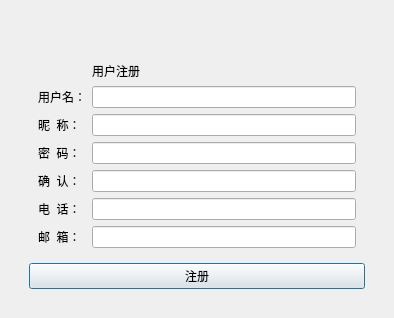
<?xml version="1.0" encoding="UTF-8"?>
<ui version="4.0">
 <class>Login</class>
 <widget class="QDialog" name="Login">
  <property name="geometry">
   <rect>
    <x>0</x>
    <y>0</y>
    <width>394</width>
    <height>307</height>
   </rect>
  </property>
  <property name="windowTitle">
   <string>Dialog</string>
  </property>
  <layout class="QVBoxLayout" name="verticalLayout_3">
   <item>
    <widget class="Title" name="title_wg" native="true">
     <layout class="QVBoxLayout" name="verticalLayout_4"/>
    </widget>
   </item>
   <item>
    <widget class="QStackedWidget" name="stackedWidget">
     <property name="currentIndex">
      <number>1</number>
     </property>
     <widget class="QWidget" name="login_page">
      <layout class="QHBoxLayout" name="horizontalLayout_5">
       <item>
        <widget class="QWidget" name="widget" native="true">
         <layout class="QHBoxLayout" name="horizontalLayout">
          <item>
           <spacer name="horizontalSpacer_3">
            <property name="orientation">
             <enum>Qt::Horizontal</enum>
            </property>
            <property name="sizeHint" stdset="0">
             <size>
              <width>40</width>
              <height>20</height>
             </size>
            </property>
           </spacer>
          </item>
          <item>
           <widget class="QWidget" name="widget_2" native="true">
            <layout class="QVBoxLayout" name="verticalLayout_2">
             <item>
              <widget class="QLabel" name="label">
               <property name="font">
                <font>
                 <family>Arial</family>
                 <pointsize>10</pointsize>
                </font>
               </property>
               <property name="text">
                <string>用户登录</string>
               </property>
               <property name="alignment">
                <set>Qt::AlignCenter</set>
               </property>
              </widget>
             </item>
             <item>
              <widget class="QWidget" name="widget_3" native="true">
               <layout class="QGridLayout" name="gridLayout">
                <item row="0" column="0">
                 <widget class="QLabel" name="label_2">
                  <property name="text">
                   <string>用户名：</string>
                  </property>
                 </widget>
                </item>
                <item row="2" column="1">
                 <widget class="QLineEdit" name="lineEdit_2"/>
                </item>
                <item row="2" column="0">
                 <widget class="QLabel" name="label_3">
                  <property name="text">
                   <string>密 码：</string>
                  </property>
                 </widget>
                </item>
                <item row="0" column="1">
                 <widget class="QLineEdit" name="lineEdit"/>
                </item>
                <item row="1" column="0">
                 <spacer name="verticalSpacer_3">
                  <property name="orientation">
                   <enum>Qt::Vertical</enum>
                  </property>
                  <property name="sizeHint" stdset="0">
                   <size>
                    <width>20</width>
                    <height>40</height>
                   </size>
                  </property>
                 </spacer>
                </item>
               </layout>
              </widget>
             </item>
             <item>
              <widget class="QWidget" name="widget_4" native="true">
               <layout class="QHBoxLayout" name="horizontalLayout_2">
                <item>
                 <widget class="QCheckBox" name="checkBox">
                  <property name="text">
                   <string>记住密码</string>
                  </property>
                 </widget>
                </item>
                <item>
                 <widget class="QToolButton" name="toolButton">
                  <property name="styleSheet">
                   <string notr="true">color: rgb(255, 255, 127);
text-decoration: underline;
font: 9pt &quot;Arial&quot;;
color: rgb(255, 170, 0);</string>
                  </property>
                  <property name="text">
                   <string>没有账号马上注册</string>
                  </property>
                  <property name="autoRaise">
                   <bool>true</bool>
                  </property>
                 </widget>
                </item>
               </layout>
              </widget>
             </item>
             <item>
              <widget class="QWidget" name="widget_5" native="true">
               <layout class="QHBoxLayout" name="horizontalLayout_3">
                <item>
                 <spacer name="horizontalSpacer">
                  <property name="orientation">
                   <enum>Qt::Horizontal</enum>
                  </property>
                  <property name="sizeHint" stdset="0">
                   <size>
                    <width>28</width>
                    <height>20</height>
                   </size>
                  </property>
                 </spacer>
                </item>
                <item>
                 <widget class="QToolButton" name="toolButton_2">
                  <property name="minimumSize">
                   <size>
                    <width>100</width>
                    <height>30</height>
                   </size>
                  </property>
                  <property name="maximumSize">
                   <size>
                    <width>94</width>
                    <height>30</height>
                   </size>
                  </property>
                  <property name="styleSheet">
                   <string notr="true">background-image: url(:/upload/images/balckButton.png);
font: 9pt &quot;Arial&quot;;</string>
                  </property>
                  <property name="text">
                   <string>登录</string>
                  </property>
                  <property name="autoRaise">
                   <bool>true</bool>
                  </property>
                 </widget>
                </item>
                <item>
                 <spacer name="horizontalSpacer_2">
                  <property name="orientation">
                   <enum>Qt::Horizontal</enum>
                  </property>
                  <property name="sizeHint" stdset="0">
                   <size>
                    <width>29</width>
                    <height>20</height>
                   </size>
                  </property>
                 </spacer>
                </item>
               </layout>
              </widget>
             </item>
            </layout>
           </widget>
          </item>
          <item>
           <spacer name="horizontalSpacer_4">
            <property name="orientation">
             <enum>Qt::Horizontal</enum>
            </property>
            <property name="sizeHint" stdset="0">
             <size>
              <width>40</width>
              <height>20</height>
             </size>
            </property>
           </spacer>
          </item>
         </layout>
        </widget>
       </item>
      </layout>
     </widget>
     <widget class="QWidget" name="reg_page">
      <property name="styleSheet">
       <string notr="true"/>
      </property>
      <layout class="QVBoxLayout" name="verticalLayout_5">
       <item>
        <widget class="QWidget" name="widget_7" native="true">
         <layout class="QVBoxLayout" name="verticalLayout">
          <item>
           <widget class="QWidget" name="widget_6" native="true">
            <layout class="QGridLayout" name="gridLayout_2">
             <item row="4" column="1">
              <widget class="QLineEdit" name="lineEdit_5"/>
             </item>
             <item row="5" column="1">
              <widget class="QLineEdit" name="lineEdit_6"/>
             </item>
             <item row="2" column="0">
              <widget class="QLabel" name="label_5">
               <property name="text">
                <string>用户名：</string>
               </property>
              </widget>
             </item>
             <item row="6" column="0">
              <widget class="QLabel" name="label_9">
               <property name="text">
                <string>电  话：</string>
               </property>
              </widget>
             </item>
             <item row="4" column="0">
              <widget class="QLabel" name="label_7">
               <property name="text">
                <string>密  码：</string>
               </property>
              </widget>
             </item>
             <item row="7" column="1">
              <widget class="QLineEdit" name="lineEdit_8"/>
             </item>
             <item row="6" column="1">
              <widget class="QLineEdit" name="lineEdit_7"/>
             </item>
             <item row="7" column="0">
              <widget class="QLabel" name="label_10">
               <property name="text">
                <string>邮  箱：</string>
               </property>
              </widget>
             </item>
             <item row="3" column="0">
              <widget class="QLabel" name="label_6">
               <property name="text">
                <string>昵  称：</string>
               </property>
              </widget>
             </item>
             <item row="2" column="1">
              <widget class="QLineEdit" name="lineEdit_3"/>
             </item>
             <item row="5" column="0">
              <widget class="QLabel" name="label_8">
               <property name="text">
                <string>确  认：</string>
               </property>
              </widget>
             </item>
             <item row="3" column="1">
              <widget class="QLineEdit" name="lineEdit_4"/>
             </item>
             <item row="1" column="1">
              <widget class="QLabel" name="label_4">
               <property name="text">
                <string>用户注册</string>
               </property>
              </widget>
             </item>
            </layout>
           </widget>
          </item>
          <item>
           <widget class="QPushButton" name="reg_btn">
            <property name="styleSheet">
             <string notr="true">image: url(:/upload/images/balckButton.png);</string>
            </property>
            <property name="text">
             <string>注册</string>
            </property>
           </widget>
          </item>
         </layout>
        </widget>
       </item>
      </layout>
     </widget>
     <widget class="QWidget" name="set_page">
      <layout class="QVBoxLayout" name="verticalLayout_7">
       <item>
        <widget class="QWidget" name="widget_8" native="true">
         <layout class="QVBoxLayout" name="verticalLayout_6">
          <item>
           <widget class="QWidget" name="widget_9" native="true">
            <layout class="QGridLayout" name="gridLayout_4">
             <item row="0" column="0">
              <widget class="QLabel" name="label_11">
               <property name="layoutDirection">
                <enum>Qt::RightToLeft</enum>
               </property>
               <property name="text">
                <string>服务器设置</string>
               </property>
              </widget>
             </item>
            </layout>
           </widget>
          </item>
          <item>
           <widget class="QWidget" name="widget_10" native="true">
            <layout class="QGridLayout" name="gridLayout_5">
             <item row="0" column="0">
              <widget class="QLabel" name="label_12">
               <property name="text">
                <string>服务器</string>
               </property>
              </widget>
             </item>
             <item row="0" column="1">
              <widget class="QLineEdit" name="lineEdit_9"/>
             </item>
             <item row="1" column="0">
              <widget class="QLabel" name="label_13">
               <property name="text">
                <string>端  口</string>
               </property>
              </widget>
             </item>
             <item row="1" column="1">
              <widget class="QLineEdit" name="lineEdit_10"/>
             </item>
            </layout>
           </widget>
          </item>
          <item>
           <widget class="QWidget" name="widget_11" native="true">
            <layout class="QGridLayout" name="gridLayout_3">
             <item row="0" column="0">
              <widget class="QPushButton" name="pushButton_2">
               <property name="text">
                <string>确定</string>
               </property>
              </widget>
             </item>
            </layout>
           </widget>
          </item>
         </layout>
        </widget>
       </item>
      </layout>
     </widget>
    </widget>
   </item>
  </layout>
 </widget>
 <customwidgets>
  <customwidget>
   <class>Title</class>
   <extends>QWidget</extends>
   <header>title.h</header>
   <container>1</container>
  </customwidget>
 </customwidgets>
 <resources/>
 <connections/>
</ui>
